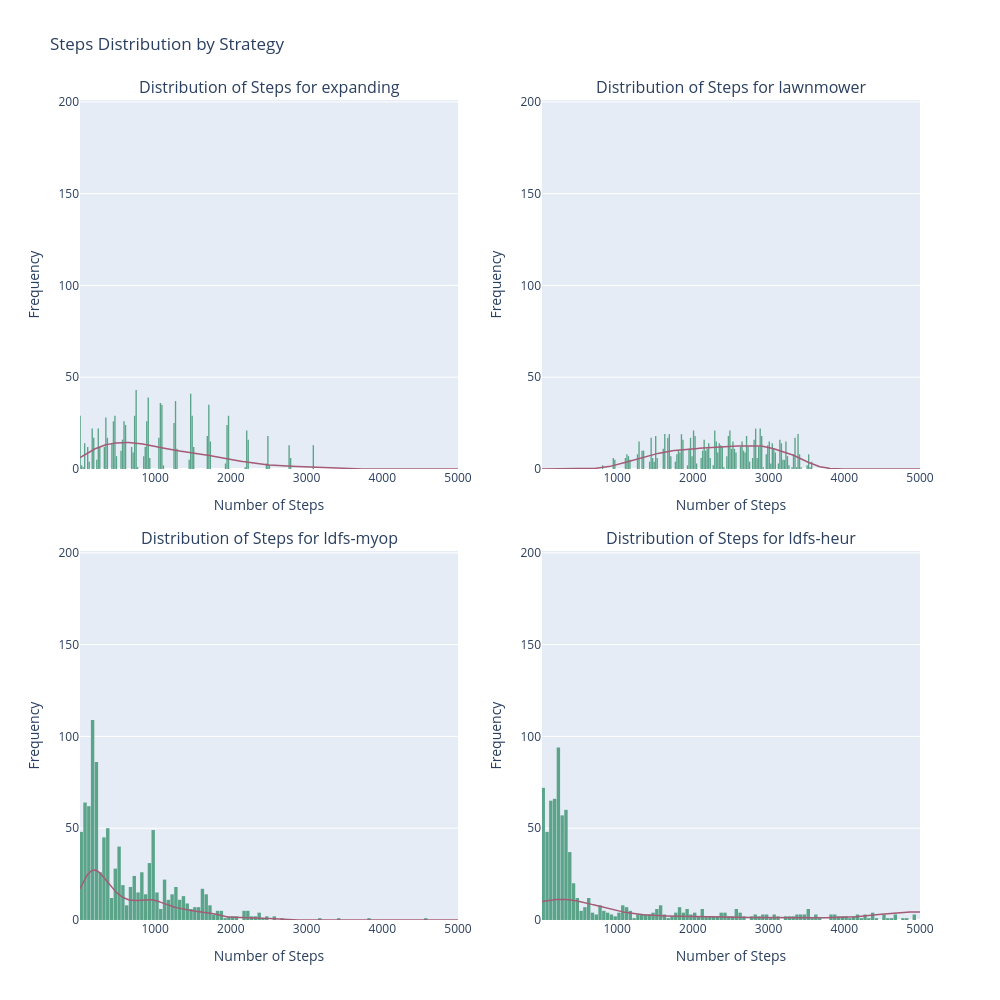

Source (notebook cell):
### Markdown cell above
También se hace el plot de la distribución de los Steps que require a cada algoritmo llegar al objetivo. Todas las gráficas tienen la misma escala para que la comparación sea más representativa.

### Code cell
global_xmin = combined_data_exp1["Steps"].min()
global_xmax = combined_data_exp1["Steps"].max()
global_ymax = combined_data_exp1.groupby("Strategy")["Steps"].value_counts().max().max()


fig_hist = make_subplots(
    rows=2,
    cols=2,
    subplot_titles=[f'Distribution of Steps for {s}' for s in strategies],
    vertical_spacing=0.1,
    horizontal_spacing=0.1,
)

for idx, strategy in enumerate(strategies):
    row = idx // 2 + 1 
    col = idx % 2 + 1  

    strategy_data = combined_data_exp1[combined_data_exp1['Strategy'] == strategy]['Steps'].dropna()

    # Histograma
    fig_hist.add_trace(
        go.Histogram(
            x=strategy_data,
            name=strategy,
            nbinsx=200, 
            marker=dict(color='#5BA48A'),  
            opacity=1 
        ),
        row=row,
        col=col
    )

    if len(strategy_data) > 1:  
        kde = gaussian_kde(strategy_data)
        x_vals = np.linspace(global_xmin, global_xmax, 500) 
        y_vals = kde(x_vals)  
        y_vals = y_vals * len(strategy_data) * (global_xmax - global_xmin) / 200  

        fig_hist.add_trace(
            go.Scatter(
                x=x_vals,
                y=y_vals,
                mode='lines',
                line=dict(color='#A45B75', width=1.5),
                name=f'KDE - {strategy}',
            ),
            row=row,
            col=col
        )

    fig_hist.update_xaxes(title_text="Number of Steps", row=row, col=col, range=[global_xmin, global_xmax])
    fig_hist.update_yaxes(title_text="Frequency", row=row, col=col, range=[0, global_ymax])

fig_hist.update_layout(
    showlegend=False,
    title_text="Steps Distribution by Strategy",
    height=1000,  
    width=1000,
    bargap=0.1,
)

fig_hist.show()

### Figure 1 — Plotly figure (JSON) as saved in the notebook; plotly's stock layout.template omitted (floating-point values rounded to 4 significant figures; data arrays with more than 128 entries replaced by an {"elided": "..."} marker saying what was removed)
{"data": [{"marker": {"color": "#5BA48A"}, "name": "expanding", "nbinsx": 200, "opacity": 1, "type": "histogram", "x": {"elided": "1000 int values"}, "xaxis": "x", "yaxis": "y"}, {"line": {"color": "#A45B75", "width": 1.5}, "mode": "lines", "name": "KDE - expanding", "type": "scatter", "x": {"elided": "500 float values"}, "xaxis": "x", "y": {"elided": "500 float values"}, "yaxis": "y"}, {"marker": {"color": "#5BA48A"}, "name": "lawnmower", "nbinsx": 200, "opacity": 1, "type": "histogram", "x": {"elided": "1000 int values"}, "xaxis": "x2", "yaxis": "y2"}, {"line": {"color": "#A45B75", "width": 1.5}, "mode": "lines", "name": "KDE - lawnmower", "type": "scatter", "x": {"elided": "500 float values"}, "xaxis": "x2", "y": {"elided": "500 float values"}, "yaxis": "y2"}, {"marker": {"color": "#5BA48A"}, "name": "ldfs-myop", "nbinsx": 200, "opacity": 1, "type": "histogram", "x": {"elided": "1000 int values"}, "xaxis": "x3", "yaxis": "y3"}, {"line": {"color": "#A45B75", "width": 1.5}, "mode": "lines", "name": "KDE - ldfs-myop", "type": "scatter", "x": {"elided": "500 float values"}, "xaxis": "x3", "y": {"elided": "500 float values"}, "yaxis": "y3"}, {"marker": {"color": "#5BA48A"}, "name": "ldfs-heur", "nbinsx": 200, "opacity": 1, "type": "histogram", "x": {"elided": "1000 int values"}, "xaxis": "x4", "yaxis": "y4"}, {"line": {"color": "#A45B75", "width": 1.5}, "mode": "lines", "name": "KDE - ldfs-heur", "type": "scatter", "x": {"elided": "500 float values"}, "xaxis": "x4", "y": {"elided": "500 float values"}, "yaxis": "y4"}], "layout": {"annotations": [{"font": {"size": 16}, "showarrow": false, "text": "Distribution of Steps for expanding", "x": 0.225, "xanchor": "center", "xref": "paper", "y": 1, "yanchor": "bottom", "yref": "paper"}, {"font": {"size": 16}, "showarrow": false, "text": "Distribution of Steps for lawnmower", "x": 0.775, "xanchor": "center", "xref": "paper", "y": 1, "yanchor": "bottom", "yref": "paper"}, {"font": {"size": 16}, "showarrow": false, "text": "Distribution of Steps for ldfs-myop", "x": 0.225, "xanchor": "center", "xref": "paper", "y": 0.45, "yanchor": "bottom", "yref": "paper"}, {"font": {"size": 16}, "showarrow": false, "text": "Distribution of Steps for ldfs-heur", "x": 0.775, "xanchor": "center", "xref": "paper", "y": 0.45, "yanchor": "bottom", "yref": "paper"}], "bargap": 0.1, "height": 1000, "showlegend": false, "title": {"text": "Steps Distribution by Strategy"}, "width": 1000, "xaxis": {"anchor": "y", "domain": [0, 0.45], "range": [8, 5000], "title": {"text": "Number of Steps"}}, "xaxis2": {"anchor": "y2", "domain": [0.55, 1], "range": [8, 5000], "title": {"text": "Number of Steps"}}, "xaxis3": {"anchor": "y3", "domain": [0, 0.45], "range": [8, 5000], "title": {"text": "Number of Steps"}}, "xaxis4": {"anchor": "y4", "domain": [0.55, 1], "range": [8, 5000], "title": {"text": "Number of Steps"}}, "yaxis": {"anchor": "x", "domain": [0.55, 1], "range": [0, 201], "title": {"text": "Frequency"}}, "yaxis2": {"anchor": "x2", "domain": [0.55, 1], "range": [0, 201], "title": {"text": "Frequency"}}, "yaxis3": {"anchor": "x3", "domain": [0, 0.45], "range": [0, 201], "title": {"text": "Frequency"}}, "yaxis4": {"anchor": "x4", "domain": [0, 0.45], "range": [0, 201], "title": {"text": "Frequency"}}}}
